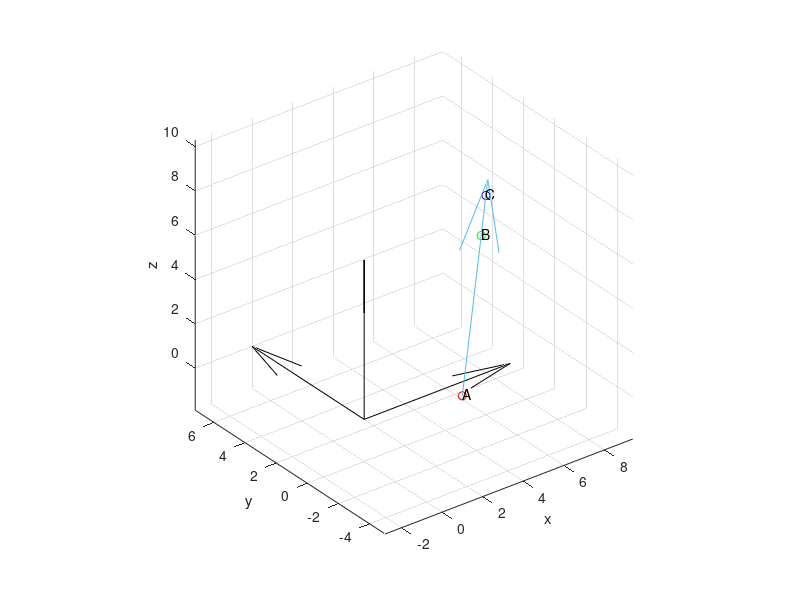

MATLAB code to generate this figure:
clc
clear
clf

format bank

A = [1, -5, 3];
B = [5, -1, 7];
C = [6, 0, 8];

AB = B - A
AC = C - A
lambda = AB / AC
%(x-6)/4 = y/4 = (z-8)/4

quiver3(0, 0, 0, 8, 0, 0, 'Color', 'black')
hold on
quiver3(0, 0, 0, 0, 8, 0, 'Color', 'black')
quiver3(0, 0, 0, 0, 0, 8, 'Color', 'black')

plot3(1, -5, 3, 'or')
plot3(5, -1, 7, 'og')
plot3(6, 0, 8, 'ob')
quiver3(1, -5, 3, 6, 6, 6)
xlabel('x'); ylabel('y'); zlabel('z');
text(1, -5, 3.1, 'A'); text(5, -1, 7.1, 'B'); text(6, 0, 8.1, 'C');
axis equal
grid on